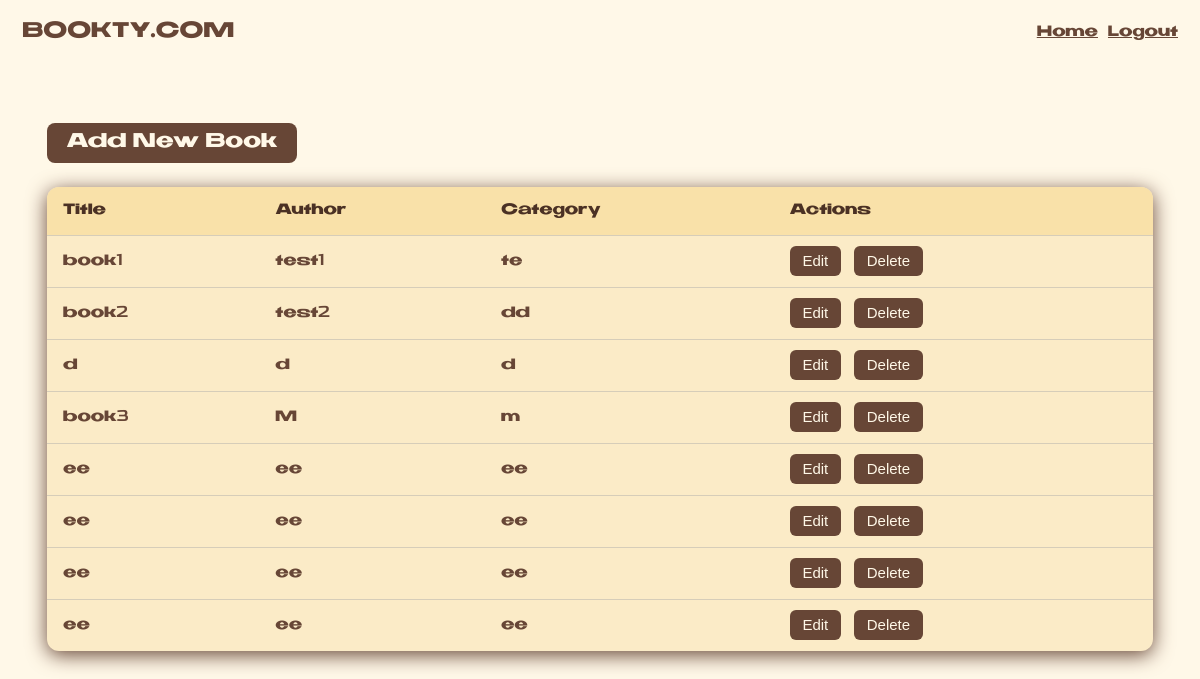
The app's page /mainadmin/, older data.
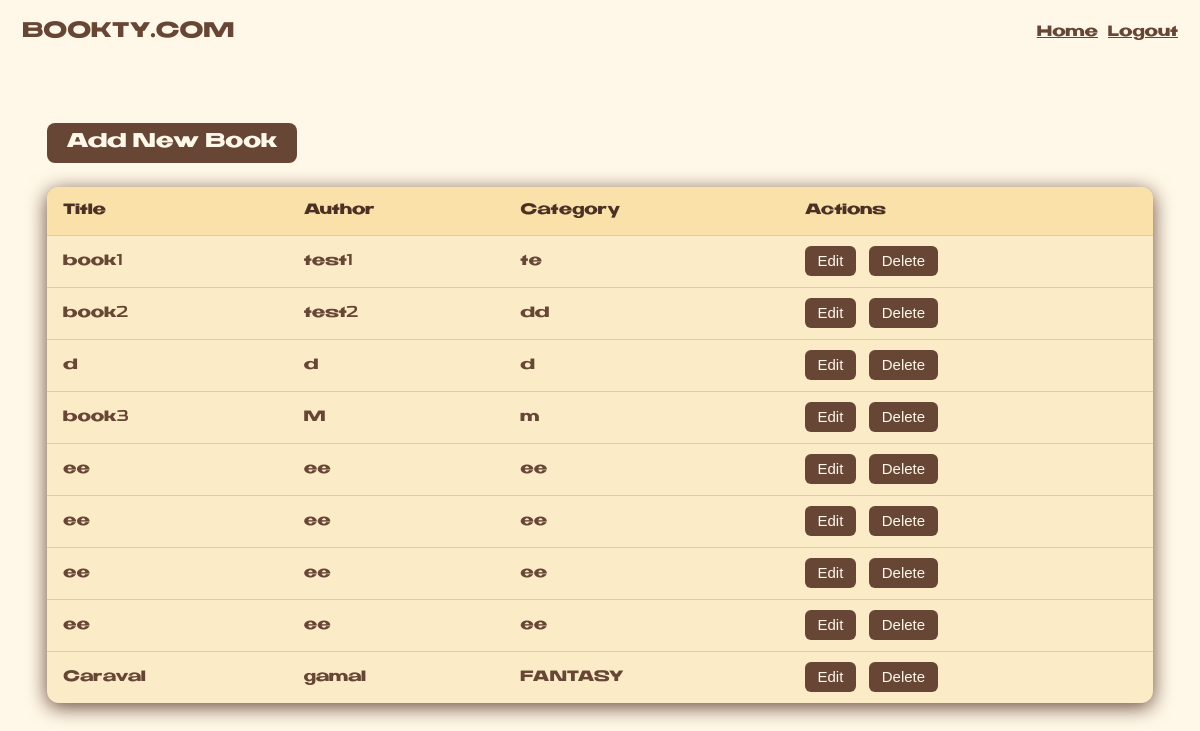
The same page, newer data.
### books/models.py (models this page shows, shortened)
class Book(models.Model):
    title = models.CharField(max_length=200)
    author = models.CharField(max_length=100)
    description = models.TextField()
    category = models.CharField(max_length=100)
    avaliable = models.BooleanField(default=True)
    photos = models.ImageField(upload_to='covers/', default='covers/default.jpg')

### mainadmin/views.py (the view)
# urls.py: path('', views.show_mainadmin, name='mainadmin'),
def show_mainadmin(request):
    books = Book.objects.all()
    return render(request,'mainadmin/main-admin.html',{'books': books})

### templates/mainadmin/main-admin.html (shortened to what this page needs)
{% load static%}
<!DOCTYPE html>
<html lang="en">
<head>
    <link rel="stylesheet" href="{% static 'css/main-admin.css'%}">
</head>
<body>
    <header>
        <div class="logo">BOOKTY.COM</div>
        <nav>
            <a href="#">Home</a>
            <a href="{% url 'starting'%}">Logout</a>
        </nav>
    </header>
    <div class="container">
        <a class="add-button" href="{% url 'add'%}">Add New Book</a>
        <table>
            <thead>
                <tr>
                    <th>Title</th>
                    <th>Author</th>
                    <th>Category</th>
                    <th>Actions</th>
                </tr>
            </thead>
            <tbody>
    {% for book in books %}
        <tr data-id="row{{ book.id }}">
            <td>{{ book.title }}</td>
            <td>{{ book.author }}</td>
            <td>{{ book.category }}</td>
            <td class="actions">
                <a href="{% url 'edit' book.id %}" class="btn">Edit</a>
                <a href="{% url 'delete' book.id %}" class="btn btn-danger">Delete</a>
            </td>
        </tr>
    {% empty %}
        <tr>
            <td colspan="4">No books found.</td>
        </tr>
    {% endfor %}
    </tbody>
    </table>
    </div>
</body>
</html>

Row changes from the older to the newer data that the page shows:
added Book: title "Caraval", author "gamal", category "FANTASY"
